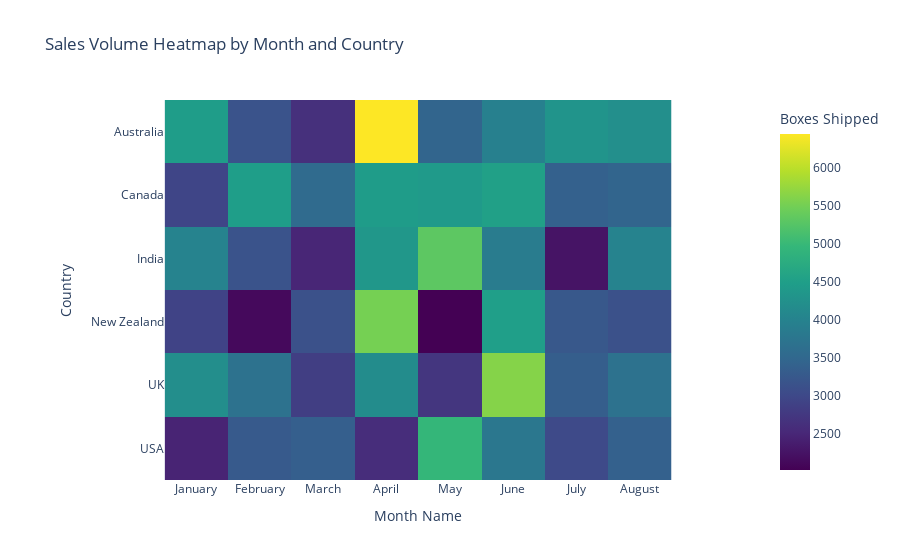

Notebook source saved alongside this figure:
### Code cell
# Aggregate sales volume (boxes shipped) by country and month
heatmap_data = df.groupby(["Country", "Month Name"], as_index=False)["Boxes Shipped"].sum()

# Pivot data for heatmap
heatmap_pivot = heatmap_data.pivot(index="Country", columns="Month Name", values="Boxes Shipped")

# Create heatmap
fig_heatmap = px.imshow(heatmap_pivot.values,
                        labels=dict(x="Month Name", y="Country", color="Boxes Shipped"),
                        x=month_order,
                        y=heatmap_pivot.index,
                        title="Sales Volume Heatmap by Month and Country",
                        color_continuous_scale="viridis")

fig_heatmap.show()

### Figure 1 — Plotly figure (JSON) as saved in the notebook; plotly's stock layout.template omitted (floating-point values rounded to 4 significant figures)
{"data": [{"coloraxis": "coloraxis", "hovertemplate": "Month Name: %{x}<br>Country: %{y}<br>Boxes Shipped: %{z}<extra></extra>", "name": "0", "type": "heatmap", "x": ["January", "February", "March", "April", "May", "June", "July", "August"], "xaxis": "x", "y": ["Australia", "Canada", "India", "New Zealand", "UK", "USA"], "yaxis": "y", "z": [[4470, 3168, 2635, 6449, 3443, 3955, 4309, 4218], [2950, 4483, 3563, 4455, 4407, 4528, 3388, 3447], [4015, 3163, 2486, 4354, 5319, 3872, 2261, 4000], [2910, 2130, 3138, 5516, 2023, 4495, 3240, 3128], [4199, 3684, 2837, 4173, 2724, 5628, 3341, 3679], [2459, 3273, 3356, 2588, 4960, 3782, 3022, 3384]]}], "layout": {"coloraxis": {"colorbar": {"title": {"text": "Boxes Shipped"}}, "colorscale": [[0, "#440154"], [0.1111, "#482878"], [0.2222, "#3e4989"], [0.3333, "#31688e"], [0.4444, "#26828e"], [0.5556, "#1f9e89"], [0.6667, "#35b779"], [0.7778, "#6ece58"], [0.8889, "#b5de2b"], [1, "#fde725"]]}, "title": {"text": "Sales Volume Heatmap by Month and Country"}, "xaxis": {"anchor": "y", "constrain": "domain", "domain": [0, 1], "scaleanchor": "y", "title": {"text": "Month Name"}}, "yaxis": {"anchor": "x", "autorange": "reversed", "constrain": "domain", "domain": [0, 1], "title": {"text": "Country"}}}}
